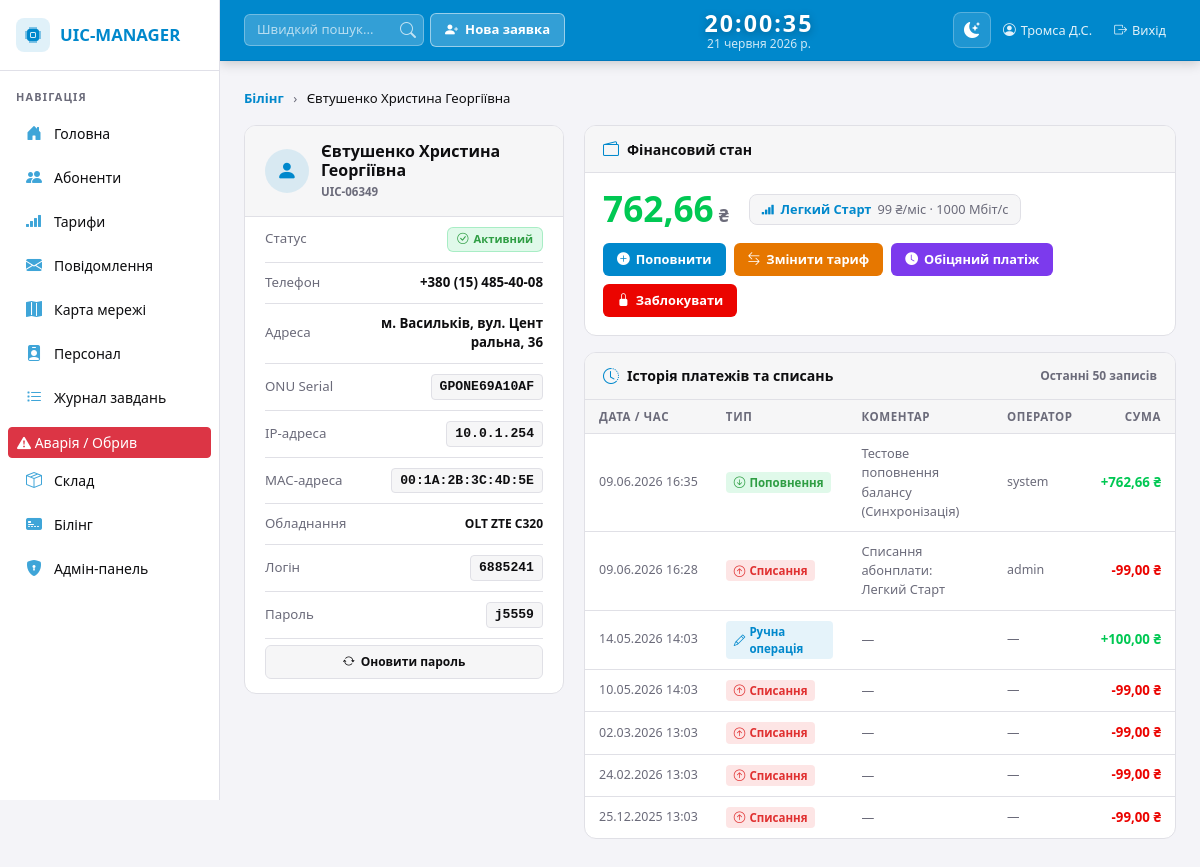
Screenshot of /billing/client/1039/ (signed in) with the database file from the repository.
### infrastructure/models.py (models this page shows, shortened)
class Client(models.Model):
    full_name = models.CharField(max_length=150, verbose_name="ПІБ клієнта")
    contract_number = models.CharField(max_length=20, unique=True, verbose_name="Номер договору")
    onu_serial = models.CharField(max_length=20, unique=True, null=True, blank=True)
    address = models.CharField(max_length=255, verbose_name="Адреса")
    phone = models.CharField(max_length=20, verbose_name="Телефон")
    equipment = models.ForeignKey(Equipment, on_delete=models.SET_NULL, null=True, blank=True)
    is_online = models.BooleanField(default=False)
    tariff = models.ForeignKey('Tariff', on_delete=models.SET_NULL, null=True, blank=True)
    is_blocked = models.BooleanField(default=False)
    class Meta:
        verbose_name = "Абонент"
        verbose_name_plural = "Абоненти"

class Equipment(models.Model):
    name = models.CharField(max_length=100, verbose_name="Назва обладнання")
    ip_address = models.GenericIPAddressField(verbose_name="IP-адреса")
    mac_address = models.CharField(max_length=17, blank=True, null=True, verbose_name="MAC-адреса")
    location = models.CharField(max_length=255, verbose_name="Розташування")
    is_active = models.BooleanField(default=True, verbose_name="Online")
    latitude = models.DecimalField(max_digits=9, decimal_places=6, null=True, blank=True)
    longitude = models.DecimalField(max_digits=9, decimal_places=6, null=True, blank=True)
    class Meta:
        verbose_name = "Обладнання"
        verbose_name_plural = "Обладнання"

class ClientCredentials(models.Model):
    client = models.OneToOneField(Client, on_delete=models.CASCADE, related_name='credentials')
    login = models.CharField(max_length=7, unique=True)
    password = models.CharField(max_length=10)
    class Meta:
        verbose_name = "Обліковий запис абонента"
        verbose_name_plural = "Облікові записи абонентів"

class Account(models.Model):
    client = models.OneToOneField(Client, on_delete=models.CASCADE, related_name='account')
    balance = models.DecimalField(max_digits=10, decimal_places=2, default=0)
    updated_at = models.DateTimeField(auto_now=True)
    class Meta:
        verbose_name = "Рахунок абонента"
        verbose_name_plural = "Рахунки абонентів"

class Tariff(models.Model):
    name = models.CharField(max_length=100)
    price = models.IntegerField()
    speed = models.IntegerField()
    channels = models.CharField(max_length=50)
    is_promo = models.BooleanField(default=False)
    dynamic_ip = models.BooleanField(default=False)
    kinoman = models.BooleanField(default=False)
    support_24_7 = models.BooleanField(default=True)
    connection_fee = models.IntegerField(default=0)
    class Meta:
        verbose_name = "Тариф"
        verbose_name_plural = "Тарифи"

class Payment(models.Model):
    client = models.ForeignKey(Client, on_delete=models.CASCADE, related_name='payments')
    amount = models.DecimalField(max_digits=10, decimal_places=2)
    payment_type = models.CharField(max_length=20)  # topup / charge / promised
    comment = models.CharField(max_length=255, blank=True, default='')
    created_by = models.CharField(max_length=100, blank=True, default='')
    created_at = models.DateTimeField(auto_now_add=True)
    class Meta:
        ordering = ['-created_at']
        verbose_name = "Платіж"
        verbose_name_plural = "Платежі"

### infrastructure/views_billing.py (the view)
# urls.py: path('billing/client/<int:client_id>/', billing_client, name='billing_client'),
@login_required
def billing_client(request, client_id):
    client = get_object_or_404(
        Client.objects.select_related('account', 'tariff', 'credentials', 'equipment'),
        pk=client_id
    )
    if not hasattr(client, 'credentials'):
        ClientCredentials.objects.create(client=client)
    if not hasattr(client, 'account'):
        Account.objects.create(client=client, balance=Decimal('0.00'))
    client.refresh_from_db()
    payments = client.payments.all()[:50]
    promised = client.promised_payments.filter(
        is_active=True, expires_at__gt=timezone.now()
    ).first()
    context = {
        'client': client,
        'payments': payments,
        'promised': promised,
        'tariffs': Tariff.objects.all(),
    }
    return render(request, 'billing_client.html', context)

### templates/billing_client.html (shortened to what this page needs)
{% extends 'base.html' %}
{% block content %}
<nav style="margin-bottom:16px; font-size:.82rem; color:var(--tw-muted);">
  <a href="{% url 'billing_dashboard' %}" style="color:var(--tw-accent,#0088cc); text-decoration:none; font-weight:600;">Білінг</a>
  <span style="margin:0 6px;">›</span>
  <span style="color:var(--tw-text);">{{ client.full_name }}</span>
</nav>
<div class="page-grid">
  <div class="info-card">
    <div class="info-card-header">
      <div class="avatar-circle"><i class="bi bi-person-fill"></i></div>
      <div>
        <div class="profile-name">{{ client.full_name }}</div>
        <div class="profile-id">{{ client.contract_number }}</div>
      </div>
    </div>
    <div class="info-rows">
      <div class="info-row">
        <span class="ir-label">Статус</span>
        {% if client.is_blocked %}
          <span class="tw-badge badge-blocked"><i class="bi bi-slash-circle"></i> Заблокований</span>
        {% elif promised %}
          <span class="tw-badge badge-promised"><i class="bi bi-clock-fill"></i> Обіцяний платіж</span>
        {% else %}
          <span class="tw-badge badge-active"><i class="bi bi-check-circle"></i> Активний</span>
        {% endif %}
      </div>
      <div class="info-row">
        <span class="ir-label">Телефон</span>
        <span class="ir-value">{{ client.phone }}</span>
      </div>
      <div class="info-row">
        <span class="ir-label">Адреса</span>
        <span class="ir-value" style="max-width:170px;">{{ client.address }}</span>
      </div>
      {% if client.onu_serial %}
      <div class="info-row">
        <span class="ir-label">ONU Serial</span>
        <code class="login-badge" onclick="copyText('{{ client.onu_serial }}', 'ONU Serial')" title="Копіювати">{{ client.onu_serial }}</code>
      </div>
      {% endif %}
      {% if client.equipment %}
      <div class="info-row">
        <span class="ir-label">IP-адреса</span>
        <code class="login-badge" onclick="copyText('{{ client.equipment.ip_address }}', 'IP')" title="Копіювати">{{ client.equipment.ip_address }}</code>
      </div>
      {% if client.equipment.mac_address %}
      <div class="info-row">
        <span class="ir-label">MAC-адреса</span>
        <code class="login-badge" onclick="copyText('{{ client.equipment.mac_address }}', 'MAC')" title="Копіювати">{{ client.equipment.mac_address }}</code>
      </div>
      {% endif %}
      <div class="info-row">
        <span class="ir-label">Обладнання</span>
        <span class="ir-value" style="font-size:.75rem;">{{ client.equipment.name }}</span>
      </div>
      {% endif %}
      <div class="info-row">
        <span class="ir-label">Логін</span>
        <code class="login-badge" onclick="copyText('{{ client.credentials.login }}', 'Логін')" title="Копіювати">{{ client.credentials.login }}</code>
      </div>
      <div class="info-row">
        <span class="ir-label">Пароль</span>
        <code class="login-badge" onclick="copyText('{{ client.credentials.password }}', 'Пароль')" title="Копіювати">{{ client.credentials.password }}</code>
      </div>
      <div class="info-row" style="border-top:none; padding-top:6px; padding-bottom:14px;">
        <form method="POST" action="{% url 'regenerate_password' client.id %}" style="width:100%;">
          <button type="submit" class="btn-act btn-gray w-100" style="justify-content:center; font-size:.75rem;">
            <i class="bi bi-arrow-repeat"></i> Оновити пароль
          </button>
        </form>
      </div>
    </div>
  </div>
  <div class="main-panel">
    <div class="tw-box">
      <div class="box-header">
        <i class="bi bi-wallet2" style="color:#0088cc;"></i>
        <span>Фінансовий стан</span>
      </div>
      <div class="box-body">
        <div class="balance-row">
          <div class="balance-block">
            <div class="balance-num {% if client.account.balance >= 0 %}balance-pos{% else %}balance-neg{% endif %}">
              {{ client.account.balance|floatformat:2 }}
            </div>
            <div class="balance-currency">₴</div>
          </div>
          <div class="tariff-chip">
            <i class="bi bi-reception-4" style="color:var(--tw-accent,#0088cc);"></i>
            {% if client.tariff %}
              <strong>{{ client.tariff.name }}</strong>
              <span style="color:var(--tw-muted);">{{ client.tariff.price }} ₴/міс · {{ client.tariff.speed }} Мбіт/с</span>
            {% else %}
              <span style="color:var(--tw-muted);">Тариф не підключено</span>
            {% endif %}
          </div>
        </div>
        <div class="action-bar">
          <button type="button" class="btn-act btn-blue" data-bs-toggle="modal" data-bs-target="#topupModal">
            <i class="bi bi-plus-circle-fill"></i> Поповнити
          </button>
          <button type="button" class="btn-act btn-orange" data-bs-toggle="modal" data-bs-target="#tariffModal">
            <i class="bi bi-arrow-left-right"></i> Змінити тариф
          </button>
          <button type="button" class="btn-act btn-purple" data-bs-toggle="modal" data-bs-target="#promisedModal">
            <i class="bi bi-clock-fill"></i> Обіцяний платіж
          </button>
          <form method="POST" action="{% url 'toggle_block' client.id %}" style="display:inline;">
            {% if client.is_blocked %}
              <button type="submit" class="btn-act btn-green"><i class="bi bi-unlock-fill"></i> Розблокувати</button>
            {% else %}
              <button type="submit" class="btn-act btn-red"><i class="bi bi-lock-fill"></i> Заблокувати</button>
            {% endif %}
          </form>
        </div>
      </div>
    </div>
    <div class="tw-box">
      <div class="box-header">
        <i class="bi bi-clock-history" style="color:#0088cc;"></i>
        <span>Історія платежів та списань</span>
        <span style="margin-left:auto; color:var(--tw-muted); font-size:.75rem;">Останні 50 записів</span>
      </div>
      <div style="overflow-x:auto;">
        <table class="hist-table">
          <thead>
            <tr>
              <th>Дата / Час</th>
              <th>Тип</th>
              <th>Коментар</th>
              <th>Оператор</th>
              <th style="text-align:right;">Сума</th>
            </tr>
          </thead>
          <tbody>
            {% for p in payments %}
            <tr>
              <td style="white-space:nowrap; color:var(--tw-muted); font-size:.78rem;">
                {{ p.created_at|date:"d.m.Y H:i" }}
              </td>
              <td>
                {% if p.payment_type == 'topup' %}
                  <span class="type-chip type-topup"><i class="bi bi-arrow-down-circle"></i> Поповнення</span>
                {% elif p.payment_type == 'charge' %}
                  <span class="type-chip type-charge"><i class="bi bi-arrow-up-circle"></i> Списання</span>
                {% elif p.payment_type == 'promised' %}
                  <span class="type-chip type-promised"><i class="bi bi-clock"></i> Обіцяний</span>
                {% else %}
                  <span class="type-chip type-manual"><i class="bi bi-pencil"></i> Ручна операція</span>
                {% endif %}
              </td>
              <td style="color:var(--tw-muted); font-size:.8rem;">{{ p.comment|default:"—" }}</td>
              <td style="color:var(--tw-muted); font-size:.78rem;">{{ p.created_by|default:"—" }}</td>
              <td style="text-align:right; white-space:nowrap;">
                {% if p.amount > 0 %}
                  <span class="amount-pos">+{{ p.amount|floatformat:2 }} ₴</span>
                {% elif p.amount < 0 %}
                  <span class="amount-neg">{{ p.amount|floatformat:2 }} ₴</span>
                {% else %}
                  <span class="amount-zero">—</span>
                {% endif %}
              </td>
            </tr>
            {% endfor %}
          </tbody>
        </table>
      </div>
    </div>
  </div>
</div>
{% endblock %}

### templates/base.html (style rules this page uses)
[data-bs-theme="light"] { --tw-accent: #0088cc; --tw-accent-hover: #0077bb; --tw-accent-soft: rgba(0, 136, 204, 0.12); --tw-navbar-bg: #0088cc; --tw-navbar-border: #0077bb; --tw-sidebar-bg: #ffffff; --tw-sidebar-border: #e0e0e8; --tw-nav-hover: #e8f4fd; --tw-nav-active: #d0eaf8; --tw-main-bg: #f4f4f8; --tw-text: #0e0e10; --tw-muted: #6b6b7a; --tw-input-bg: rgba(255,255,255,0.2); --tw-input-border: rgba(255,255,255,0.3); --tw-input-text: #ffffff; --tw-input-ph: rgba(255,255,255,0.65); --tw-form-bg: #ffffff; --tw-form-border: #ced4da; --tw-form-text: #0e0e10; --tw-form-ph: #6b6b7a; }
* { box-sizing: border-box; }
body { font-family: 'Segoe UI', Tahoma, Geneva, Verdana, sans-serif; background: var(--tw-main-bg); transition: background 0.3s, color 0.3s; }

### rows the page displays
Client: full_name "Євтушенко Христина Георгіївна", contract_number "UIC-06349", phone "+380 (15) 485-40-08", address "м. Васильків, вул. Центральна, 36", onu_serial "GPONE69A10AF", equipment.ip_address "10.0.1.254", equipment.mac_address "00:1A:2B:3C:4D:5E", equipment.name "OLT ZTE C320", credentials.login "6885241", credentials.password "j5559", account.balance "762,66", tariff.name "Легкий Старт", tariff.price "99", tariff.speed "1000"
Payment: created_at "09.06.2026 16:35", payment_type "topup" (drawn), comment "Тестове поповнення балансу (Синхронізація)", created_by "system", amount "762,66"
Payment: created_at "09.06.2026 16:28", payment_type "charge" (drawn), comment "Списання абонплати: Легкий Старт", created_by "admin", amount "-99,00"
Payment: created_at "14.05.2026 14:03", payment_type "manual" (drawn), comment "—", created_by "—", amount "100,00"
Payment: created_at "10.05.2026 14:03", payment_type "charge" (drawn), comment "—", created_by "—", amount "-99,00"
Payment: created_at "02.03.2026 13:03", payment_type "charge" (drawn), comment "—", created_by "—", amount "-99,00"
Payment: created_at "24.02.2026 13:03", payment_type "charge" (drawn), comment "—", created_by "—", amount "-99,00"
Payment: created_at "25.12.2025 13:03", payment_type "charge" (drawn), comment "—", created_by "—", amount "-99,00"
